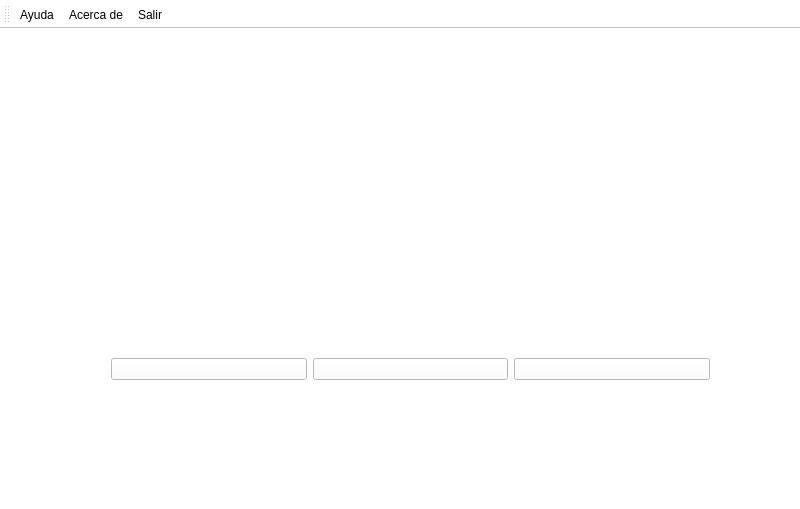
<?xml version="1.0" encoding="UTF-8"?>
<ui version="4.0">
 <class>MainWindow</class>
 <widget class="QMainWindow" name="MainWindow">
  <property name="geometry">
   <rect>
    <x>0</x>
    <y>0</y>
    <width>800</width>
    <height>509</height>
   </rect>
  </property>
  <property name="minimumSize">
   <size>
    <width>800</width>
    <height>509</height>
   </size>
  </property>
  <property name="maximumSize">
   <size>
    <width>800</width>
    <height>509</height>
   </size>
  </property>
  <property name="windowTitle">
   <string>MainWindow</string>
  </property>
  <property name="autoFillBackground">
   <bool>false</bool>
  </property>
  <property name="styleSheet">
   <string notr="true">background-color: rgb(255, 255, 255);</string>
  </property>
  <widget class="QWidget" name="centralWidget">
   <widget class="QWidget" name="layoutWidget">
    <property name="geometry">
     <rect>
      <x>100</x>
      <y>260</y>
      <width>621</width>
      <height>161</height>
     </rect>
    </property>
    <layout class="QHBoxLayout" name="horizontalLayout">
     <item>
      <widget class="QPushButton" name="pushButton">
       <property name="toolTip">
        <string>Resistencias</string>
       </property>
       <property name="text">
        <string/>
       </property>
       <property name="icon">
        <iconset resource="resources.qrc">
         <normaloff>:/images/resistencia-electrica.jpg</normaloff>:/images/resistencia-electrica.jpg</iconset>
       </property>
       <property name="iconSize">
        <size>
         <width>100</width>
         <height>100</height>
        </size>
       </property>
      </widget>
     </item>
     <item>
      <widget class="QPushButton" name="pushButton_2">
       <property name="toolTip">
        <string>Componentes</string>
       </property>
       <property name="text">
        <string/>
       </property>
       <property name="icon">
        <iconset resource="resources.qrc">
         <normaloff>:/images/Diodo.jpg</normaloff>:/images/Diodo.jpg</iconset>
       </property>
       <property name="iconSize">
        <size>
         <width>100</width>
         <height>100</height>
        </size>
       </property>
      </widget>
     </item>
     <item>
      <widget class="QPushButton" name="pushButton_4">
       <property name="toolTip">
        <string>Signos</string>
       </property>
       <property name="text">
        <string/>
       </property>
       <property name="icon">
        <iconset resource="resources.qrc">
         <normaloff>:/images/180px-Diode01.svg.png</normaloff>:/images/180px-Diode01.svg.png</iconset>
       </property>
       <property name="iconSize">
        <size>
         <width>100</width>
         <height>100</height>
        </size>
       </property>
      </widget>
     </item>
    </layout>
   </widget>
   <widget class="QStackedWidget" name="stackedWidget">
    <property name="geometry">
     <rect>
      <x>270</x>
      <y>30</y>
      <width>261</width>
      <height>211</height>
     </rect>
    </property>
    <property name="currentIndex">
     <number>0</number>
    </property>
    <widget class="QWidget" name="page">
     <widget class="QLabel" name="label">
      <property name="geometry">
       <rect>
        <x>-10</x>
        <y>-10</y>
        <width>261</width>
        <height>211</height>
       </rect>
      </property>
      <property name="text">
       <string/>
      </property>
      <property name="pixmap">
       <pixmap resource="resources.qrc">:/images/180px-Zero_ohm_resistors_cropped.jpg</pixmap>
      </property>
      <property name="scaledContents">
       <bool>true</bool>
      </property>
      <property name="wordWrap">
       <bool>false</bool>
      </property>
     </widget>
    </widget>
    <widget class="QWidget" name="page_2">
     <widget class="QLabel" name="label_3">
      <property name="geometry">
       <rect>
        <x>-10</x>
        <y>-10</y>
        <width>261</width>
        <height>211</height>
       </rect>
      </property>
      <property name="text">
       <string/>
      </property>
      <property name="pixmap">
       <pixmap resource="resources.qrc">:/images/220px-Diode-closeup.jpg</pixmap>
      </property>
      <property name="scaledContents">
       <bool>true</bool>
      </property>
     </widget>
    </widget>
    <widget class="QWidget" name="page_3">
     <widget class="QLabel" name="label_2">
      <property name="geometry">
       <rect>
        <x>-10</x>
        <y>-10</y>
        <width>261</width>
        <height>211</height>
       </rect>
      </property>
      <property name="text">
       <string/>
      </property>
      <property name="pixmap">
       <pixmap resource="resources.qrc">:/images/motherboard-wallpaper-2560x1600.jpg</pixmap>
      </property>
      <property name="scaledContents">
       <bool>true</bool>
      </property>
     </widget>
    </widget>
    <widget class="QWidget" name="page_4">
     <widget class="QLabel" name="label_4">
      <property name="geometry">
       <rect>
        <x>-10</x>
        <y>-10</y>
        <width>261</width>
        <height>211</height>
       </rect>
      </property>
      <property name="text">
       <string/>
      </property>
      <property name="pixmap">
       <pixmap resource="resources.qrc">:/images/220px-Transistorer_(croped).jpg</pixmap>
      </property>
      <property name="scaledContents">
       <bool>true</bool>
      </property>
     </widget>
    </widget>
    <widget class="QWidget" name="page_5">
     <widget class="QLabel" name="label_5">
      <property name="geometry">
       <rect>
        <x>-10</x>
        <y>-10</y>
        <width>261</width>
        <height>211</height>
       </rect>
      </property>
      <property name="text">
       <string/>
      </property>
      <property name="pixmap">
       <pixmap resource="resources.qrc">:/images/250px-Transistor-photo.JPG</pixmap>
      </property>
      <property name="scaledContents">
       <bool>true</bool>
      </property>
     </widget>
    </widget>
   </widget>
  </widget>
  <widget class="QMenuBar" name="menuBar">
   <property name="geometry">
    <rect>
     <x>0</x>
     <y>0</y>
     <width>800</width>
     <height>26</height>
    </rect>
   </property>
  </widget>
  <widget class="QStatusBar" name="statusBar"/>
  <widget class="QToolBar" name="mainToolBar">
   <attribute name="toolBarArea">
    <enum>TopToolBarArea</enum>
   </attribute>
   <attribute name="toolBarBreak">
    <bool>false</bool>
   </attribute>
   <addaction name="actionAyuda"/>
   <addaction name="actionAcerca_de"/>
   <addaction name="actionSalir"/>
  </widget>
  <action name="actionAcerca_de">
   <property name="text">
    <string>Acerca de...</string>
   </property>
  </action>
  <action name="actionSalir">
   <property name="text">
    <string>Salir</string>
   </property>
  </action>
  <action name="actionAyuda">
   <property name="text">
    <string>Ayuda</string>
   </property>
  </action>
 </widget>
 <layoutdefault spacing="6" margin="11"/>
 <resources>
  <include location="resources.qrc"/>
 </resources>
 <connections/>
</ui>
